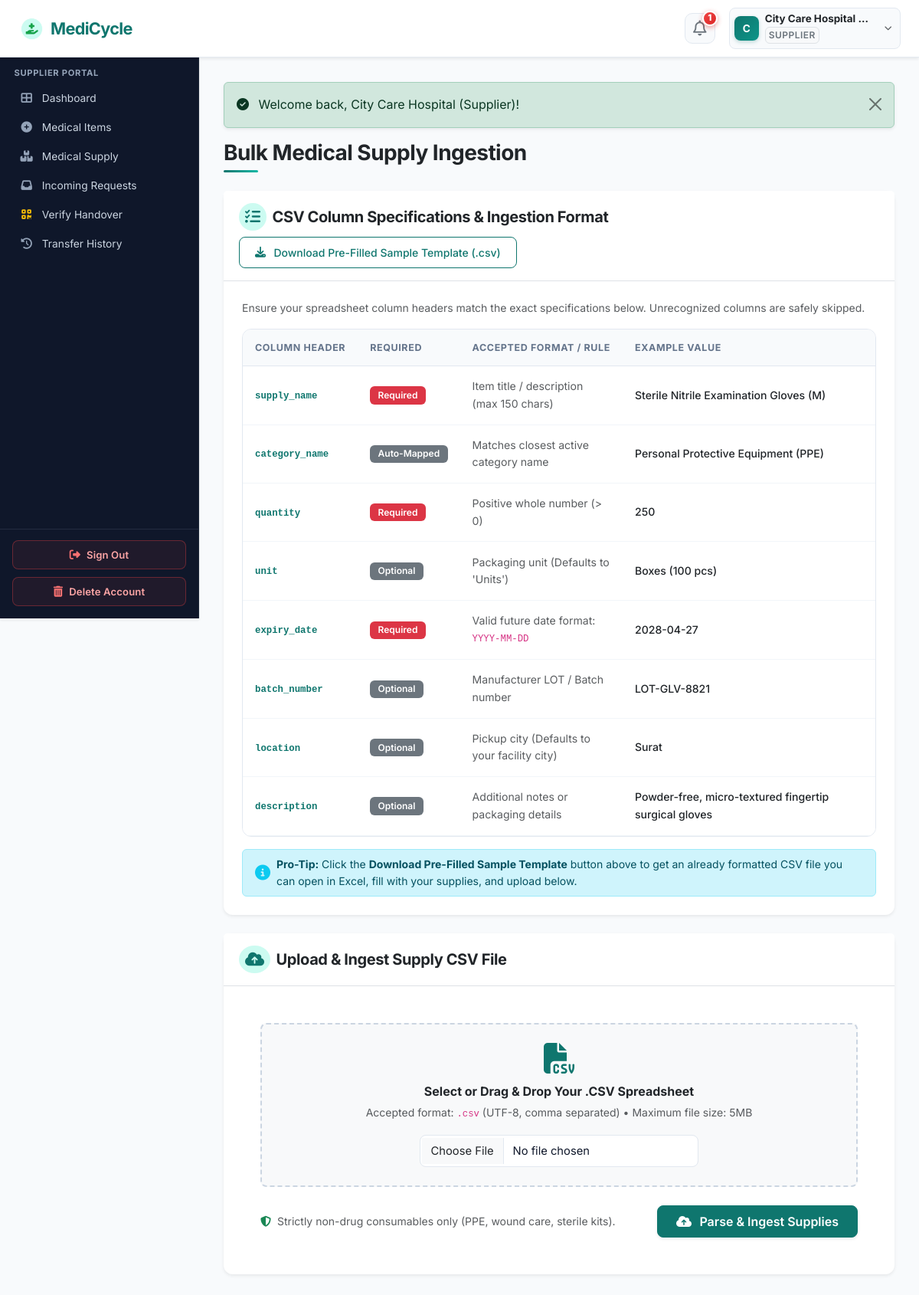
/supplier/bulk-import.php (signed in), run on the app's committed database.
### tables this page shows
CREATE TABLE `organizations` (
  `id` int(11) NOT NULL AUTO_INCREMENT,
  `user_id` int(11) NOT NULL,
  `organization_name` varchar(150) NOT NULL,
  `organization_type` varchar(100) NOT NULL,
  `license_number` varchar(100) DEFAULT NULL,
  `address` text NOT NULL,
  `city` varchar(100) NOT NULL,
  `state` varchar(100) NOT NULL,
  `pincode` varchar(20) NOT NULL,
  `verification_status` enum('pending','verified','rejected') DEFAULT 'pending',
  `verification_notes` text DEFAULT NULL,
  `created_at` timestamp NOT NULL DEFAULT current_timestamp(),
  `updated_at` timestamp NOT NULL DEFAULT current_timestamp() ON UPDATE current_timestamp(),
  PRIMARY KEY (`id`),
  KEY `fk_org_user` (`user_id`),
  KEY `idx_org_city` (`city`),
  KEY `idx_org_status` (`verification_status`),
  CONSTRAINT `fk_org_user` FOREIGN KEY (`user_id`) REFERENCES `users` (`id`) ON DELETE CASCADE
);

CREATE TABLE `users` (
  `id` int(11) NOT NULL AUTO_INCREMENT,
  `name` varchar(100) NOT NULL,
  `email` varchar(100) NOT NULL,
  `password` varchar(255) NOT NULL,
  `phone` varchar(20) NOT NULL,
  `role` enum('admin','supplier','ngo','delivery') NOT NULL,
  `email_verified` tinyint(1) DEFAULT 1,
  `status` enum('active','inactive','suspended','pending') DEFAULT 'active',
  `created_at` timestamp NOT NULL DEFAULT current_timestamp(),
  `updated_at` timestamp NOT NULL DEFAULT current_timestamp() ON UPDATE current_timestamp(),
  PRIMARY KEY (`id`),
  UNIQUE KEY `email` (`email`),
  KEY `idx_user_role` (`role`),
  KEY `idx_user_status` (`status`)
);

### supplier/bulk-import.php (the view, shortened to what the rows shown need)
<?php
require_once __DIR__ . '/../config/config.php';
require_role('supplier');
$userId = $_SESSION['user_id'];
$orgStmt = $pdo->prepare("SELECT city FROM organizations WHERE user_id = ? LIMIT 1");
$orgStmt->execute([$userId]);
$userCity = $orgStmt->fetchColumn() ?: 'Ahmedabad';
include __DIR__ . '/../includes/header.php';
include __DIR__ . '/../includes/navbar.php';
?>
<div class="app-container">
    <?php include __DIR__ . '/../includes/sidebar.php'; ?>
    <div class="app-content">
        <div class="card border-0 shadow-sm mb-4">
            <div class="card-body p-4">
                <div class="table-responsive">
                    <table class="table table-hover align-middle mb-0 small">
                        <thead class="table-light">
                            <tr>
                                <th style="width: 18%;">Column Header</th>
                                <th style="width: 12%;">Required</th>
                                <th style="width: 25%;">Accepted Format / Rule</th>
                                <th style="width: 45%;">Example Value</th>
                            </tr>
                        </thead>
                        <tbody>
                            <tr>
                                <td><code class="fw-bold text-teal">location</code></td>
                                <td><span class="badge bg-secondary">Optional</span></td>
                                <td class="text-muted">Pickup city (Defaults to your facility city)</td>
                                <td class="fw-medium text-dark"><?php echo e($userCity); ?></td>
                            </tr>
                        </tbody>
                    </table>
                </div>
            </div>
        </div>
    </div>
</div>
<?php include __DIR__ . '/../includes/footer.php'; ?>

### includes/navbar.php (shortened to what the rows shown need)
<?php
$currentUser = current_user();
$unreadNotifCount = 0;
if ($currentUser && isset($pdo)) {
    $unreadNotifCount = get_unread_notifications_count($pdo, $currentUser['id']);
}
$inPortal = (bool)preg_match('#/(supplier|ngo|delivery)/#i', $_SERVER['PHP_SELF'] ?? '');
?>
<nav class="navbar navbar-expand-lg navbar-medicycle sticky-top shadow-sm">
    <div class="container-fluid px-2 px-sm-3 px-lg-4 d-flex align-items-center justify-content-between">
        <?php if ($inPortal): ?>
            <div class="d-flex align-items-center gap-1 gap-sm-2 gap-md-3">
                <div class="dropdown position-relative">
                    <button type="button" class="btn notif-icon-btn position-relative" id="notifDropdown" aria-expanded="false" title="Notifications" onclick="togglePortalDropdown('notifDropdownMenu', event)">
                        <i class="far fa-bell fs-5 text-secondary"></i>
                        <?php if ($unreadNotifCount > 0): ?>
                            <span class="notif-pulse-badge">
                                <?php echo $unreadNotifCount; ?>
                            </span>
                        <?php endif; ?>
                    </button>
                </div>
                <?php
                $displayName = $currentUser['name'] ?? ($_SESSION['user_name'] ?? 'User');
                $displayRole = $currentUser['role'] ?? ($_SESSION['role'] ?? '');
                ?>
                <div class="dropdown position-relative">
                    <button type="button" class="btn user-profile-capsule d-flex align-items-center gap-1 gap-sm-2 text-dark shadow-2xs" id="userDropdown" aria-expanded="false" onclick="togglePortalDropdown('userDropdownMenu', event)">
                        <div class="user-avatar-circle">
                            <?php echo strtoupper(substr($displayName, 0, 1)); ?>
                        </div>
                        <div class="text-start pe-1 user-profile-info">
                            <span class="d-block fw-bold text-dark leading-tight user-profile-name"><?php echo e($displayName); ?></span>
                            <?php if ($displayRole): ?>
                                <span class="badge text-uppercase text-secondary bg-light border p-1 user-profile-role d-none d-sm-inline-block"><?php echo strtoupper(e($displayRole)); ?></span>
                            <?php endif; ?>
                        </div>
                        <i class="fas fa-chevron-down text-muted small ms-1" style="font-size:0.62rem;"></i>
                    </button>
                </div>
            </div>
        <?php endif; ?>
    </div>
</nav>

### includes/sidebar.php (shortened to what the rows shown need)
<?php
$currentUser = current_user();
$userRole = $currentUser['role'] ?? ($_SESSION['role'] ?? '');
?>
<aside class="app-sidebar shadow-sm">
    <div class="sidebar-heading">
        <?php echo strtoupper(e($userRole)); ?> PORTAL
    </div>
    <ul class="nav flex-column mb-auto">
        <?php if ($userRole === 'supplier'): ?>
            <li class="nav-item">
            </li>
            <li class="nav-item">
            </li>
            <li class="nav-item">
            </li>
            <li class="nav-item">
            </li>
            <li class="nav-item">
            </li>
            <li class="nav-item">
            </li>
        <?php endif; ?>
    </ul>
    <div class="sidebar-footer mt-auto d-none d-lg-flex">
        <button type="button" class="btn-sidebar-signout" onclick="openSignOutModal(event)">
        </button>
        <button type="button" class="btn-sidebar-delete" data-bs-toggle="modal" data-bs-target="#deleteAccountModal">
        </button>
    </div>
</aside>

### data on the page
organizations: user.name "C", user.name "City Care Hospital…", user.role "SUPPLIER", city "Surat"

### other printed values
$unreadNotifCount "1"
$message "Welcome back, City Care Hospital (Supplier)!"
